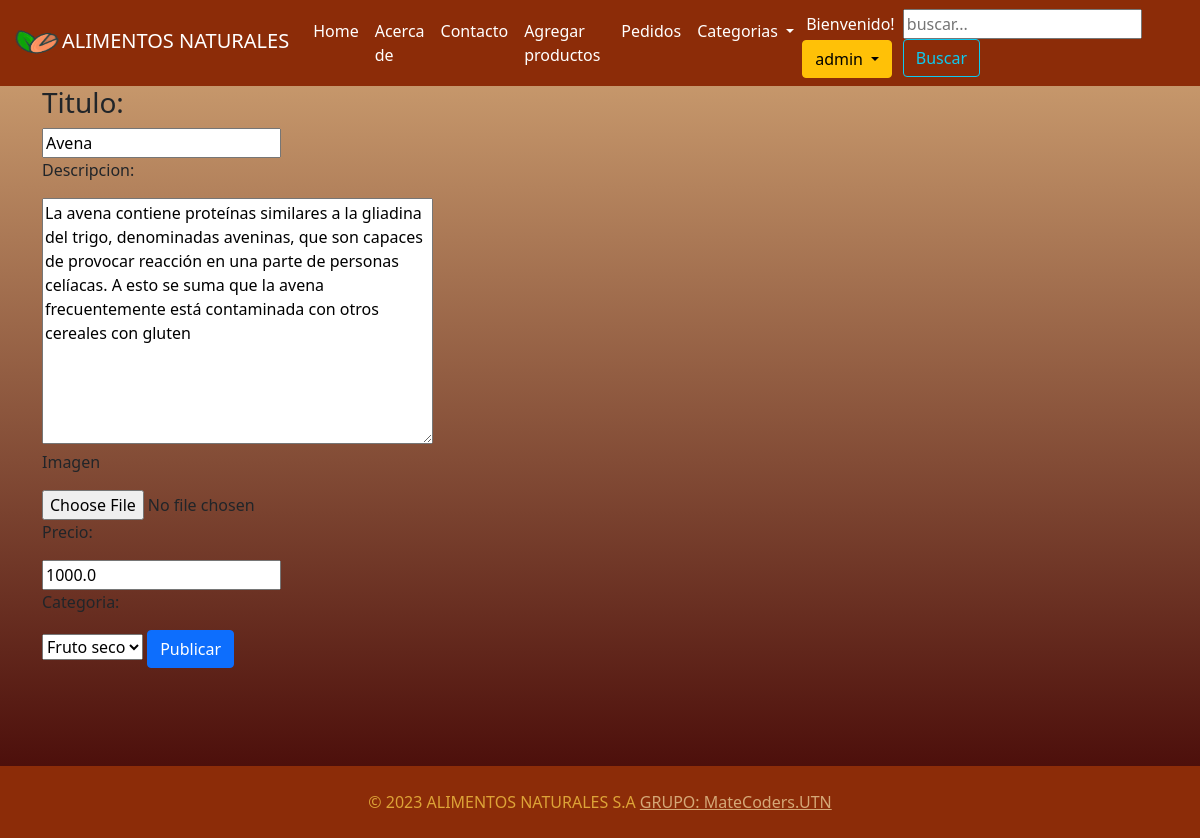
The app's page /editar/3 (signed in) with its own data.
### TIENDA/models.py (models this page shows, shortened)
class Producto(models.Model):
    titulo = models.CharField(max_length=100)
    imagen = models.FileField(upload_to= "imagenes", null = True )
    descripcion = models.TextField(max_length=1000)
    precio = models.FloatField()
    categoria = models.ForeignKey(Categoria,on_delete=models.CASCADE, related_name='categoria_producto')
    fecha = models.DateTimeField(auto_now_add=True)

### TIENDA/views.py (the view)
# urls.py: path('editar/<int:id_producto>', views.editar, name = 'editar'),
@permission_required('TIENDA.change_producto')
def editar(request, id_producto):
    producto = get_object_or_404(Producto, id=id_producto)
    if request.method == 'POST':
        form = FormProducto(data=request.POST,
                            files=request.FILES, instance=producto)
        if form.is_valid():
            form.save()
            return redirect('tienda:home')
    else:
        form = FormProducto(instance=producto)
        return render(request, 'tienda/editar.html', {
            'producto': producto,
            'form': form
        })

### TIENDA/forms.py
class FormProducto(forms.ModelForm):
    class Meta:
        model = Producto
        fields = ("titulo",'imagen', "descripcion",  'precio', 'categoria')
        widgets = {
            'titulo': forms.TextInput(attrs={'class': 'pub_titulo'}),
            'descripcion': forms.Textarea(attrs={'class': 'pub_contenido'}),
            'imagen': forms.FileInput(attrs={'name':'imagen_adjunta', 'class': 'pub_imagen'}),
        }

### TIENDA/context_processor.py (called while the page is built)
def extras(request):
    if "carrito" not in request.session:
        request.session["carrito"] = []
    cantidad_productos = len(request.session['carrito'])
    return({'categoria': Categoria.objects.all(),
            'cantidad_productos': cantidad_productos,
            })

### TIENDA/models.py (called while the page is built)
    def __str__(self) -> str:
        return f'{self.titulo}'

### TIENDA/templates/tienda/editar.html (shortened to what this page needs)
{% extends 'tienda/layout.html' %}
{% block content %}
<form action="{% url 'tienda:editar' producto.id %} ", method="POST" enctype="multipart/form-data">
        <h3>Titulo: </h3>
        {{form.titulo}}
        <p>Descripcion:</p>
        {{form.descripcion}}
        <p>Imagen</p>
        {{form.imagen}}
        <p>Precio: </p>
        {{form.precio}}
        <p>Categoria:</p>
        {{form.categoria}}
        <input type="submit" class="btn btn-primary" value="Publicar">
    </form>
{% endblock content %}

### TIENDA/templates/tienda/layout.html (shortened to what this page needs)
{% load static %}
<!DOCTYPE html>
<html>
<head>
    <link href="https://cdn.jsdelivr.net/npm/bootstrap@5.0.1/dist/css/bootstrap.min.css" rel="stylesheet"
>
    <link rel="stylesheet" href="{% static 'css/styles.css' %}">
</head>
<body>
    <nav class="navbar navbar-expand-lg navbar-light sticky-top" style="background-color: #8C2C08;">
        <div class="container-fluid">
            <a class="navbar-brand" href="{% url 'tienda:home' %}" style="color: #ffffff;"><img src="{% static 'media/img/logo.png' %}" alt="Logo de la tienda" width="50" height="50">ALIMENTOS NATURALES</a>
            <div class="collapse navbar-collapse" id="navbarSupportedContent">
                <ul class="navbar-nav me-auto mb-2 mb-lg-0">
                    <li class="nav-item">
                        <a class="nav-link active" style="color: #ffffff;" aria-current="page" href="{% url 'tienda:home' %} ">Home</a>
                    </li>
                    <a href="{% url 'tienda:acerca' %} " class="nav-link active" style="color: #ffffff;"> Acerca de</a>
                    <a href="mailto: contacto@ALIMENTOSNATURALES.com" class="nav-link active" style="color: #ffffff;">Contacto</a>
                    {% if perms.TIENDA.add_producto%}
                    <li class="nav-item">
                        <a class="nav-link" href="{% url 'tienda:agregar' %}"style="color: #ffffff;">Agregar productos</a>
                    </li>
                    {% endif %}
                    {% if user.is_staff %}
                    <li class="nav-item">
                        <a class="nav-link" href="{% url 'tienda:pedidos' %}"style="color: #ffffff;">Pedidos</a>
                    </li>
                    {% endif %}
                    <li class="nav-item dropdown">
                        <a class="nav-link dropdown-toggle" href="#" id="navbarDropdown" role="button"
                            data-bs-toggle="dropdown" aria-expanded="false" style="color: #ffffff;">
                            Categorias
                        </a>
                    </li>
                </ul>
                <div class="dropdown">
                    {% if user.is_authenticated %}
                    <div class="p-1" style="color: #ffffff">
                        Bienvenido!
                    </div>
                    <button class="btn btn-warning dropdown-toggle" type="button" id="dropdownMenuButton1"
                        data-bs-toggle="dropdown" aria-expanded="false">
                        {{user.username}}
                    </button>
                    {% endif%}
                </div>
                <form action="{% url 'tienda:buscar' %}" method="get">
                    <input name="buscar" type="text" placeholder="buscar...">
                    <button type="submit" class="btn btn-outline-info">Buscar</button>
                </form>
            </div>
        </div>
    </nav>
    <div class="container" style="min-height: 85vh;">
        {% block content %}
        {% endblock content %}
    </div>
    <footer class="footer mt-auto py-3" style="background-color: #8C2C08;">
        <div class="container">
            <div class="footer-copyright text-center py-2 "style="color: #DDA337;">
                © 2023 ALIMENTOS NATURALES S.A
                <a href="mailto: martinalejandrotorres77@gmail.com" style="color: #D5A877;">GRUPO: MateCoders.UTN</a>
            </div>
        </div>
    </footer>
</body>
</html>

### static/css/styles.css (style rules this page uses)
body { background: linear-gradient(to bottom, #D5A877, #400101); background-repeat: no-repeat; background-size: cover; }

### TIENDA/templates/tienda/layout.html (style rules this page uses)
body { background: linear-gradient(to bottom, #D5A877, #400101); }

### records on screen
Producto: titulo "Avena", descripcion "La avena contiene proteínas similares a la gliadina del trigo, denominadas aveninas, que son capaces de provocar reacción en una parte de personas celíacas. A esto se suma que la avena frecuentemente está contaminada con otros cereales con gluten", precio "1000.0", categoria "Fruto seco"

### other values on screen
{{ user.username }} "admin"
